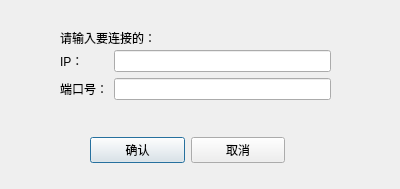
<?xml version="1.0" encoding="UTF-8"?>
<ui version="4.0">
 <class>ConnectDialog</class>
 <widget class="QDialog" name="ConnectDialog">
  <property name="geometry">
   <rect>
    <x>0</x>
    <y>0</y>
    <width>400</width>
    <height>189</height>
   </rect>
  </property>
  <property name="windowTitle">
   <string>Dialog</string>
  </property>
  <widget class="QWidget" name="formLayoutWidget">
   <property name="geometry">
    <rect>
     <x>60</x>
     <y>50</y>
     <width>271</width>
     <height>61</height>
    </rect>
   </property>
   <layout class="QFormLayout" name="formLayout">
    <item row="1" column="0">
     <widget class="QLabel" name="label_3">
      <property name="text">
       <string>端口号：</string>
      </property>
     </widget>
    </item>
    <item row="0" column="0">
     <widget class="QLabel" name="label_2">
      <property name="text">
       <string>IP：</string>
      </property>
     </widget>
    </item>
    <item row="0" column="1">
     <widget class="QLineEdit" name="lineEdit"/>
    </item>
    <item row="1" column="1">
     <widget class="QLineEdit" name="lineEdit_2"/>
    </item>
   </layout>
  </widget>
  <widget class="QLabel" name="label">
   <property name="geometry">
    <rect>
     <x>60</x>
     <y>30</y>
     <width>161</width>
     <height>16</height>
    </rect>
   </property>
   <property name="text">
    <string>请输入要连接的：</string>
   </property>
  </widget>
  <widget class="QWidget" name="horizontalLayoutWidget">
   <property name="geometry">
    <rect>
     <x>90</x>
     <y>130</y>
     <width>195</width>
     <height>41</height>
    </rect>
   </property>
   <layout class="QHBoxLayout" name="horizontalLayout">
    <item>
     <widget class="QPushButton" name="pushButton_2">
      <property name="text">
       <string>确认</string>
      </property>
     </widget>
    </item>
    <item>
     <widget class="QPushButton" name="pushButton">
      <property name="text">
       <string>取消</string>
      </property>
     </widget>
    </item>
   </layout>
  </widget>
 </widget>
 <resources/>
 <connections>
  <connection>
   <sender>pushButton</sender>
   <signal>clicked(bool)</signal>
   <receiver>ConnectDialog</receiver>
   <slot>reject()</slot>
   <hints>
    <hint type="sourcelabel">
     <x>258</x>
     <y>153</y>
    </hint>
    <hint type="destinationlabel">
     <x>351</x>
     <y>183</y>
    </hint>
   </hints>
  </connection>
  <connection>
   <sender>pushButton_2</sender>
   <signal>clicked()</signal>
   <receiver>ConnectDialog</receiver>
   <slot>accept()</slot>
   <hints>
    <hint type="sourcelabel">
     <x>137</x>
     <y>155</y>
    </hint>
    <hint type="destinationlabel">
     <x>44</x>
     <y>147</y>
    </hint>
   </hints>
  </connection>
 </connections>
</ui>
